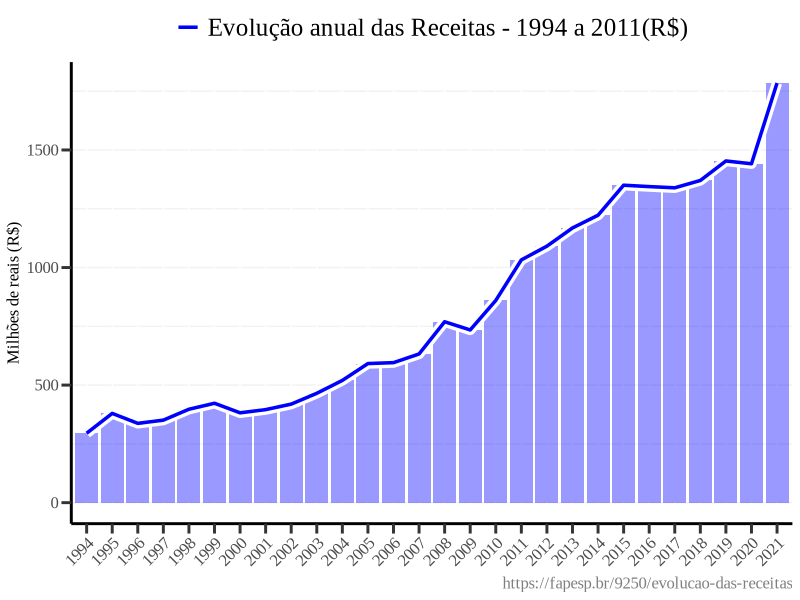

R code for this plot:
# Carregando pacotes --------------------------------------------------------------------------
library(tidyverse)

# Lendo a base --------------------------------------------------------------------------------
df <- read_csv("adjusted_data/fapesp_receitas_1994_2021.csv")

# Plot ----------------------------------------------------------------------------------------

g <-
  df |>
  ggplot(aes(x = as.character(exercicios))) +
  geom_col(
    aes(y = total),
    size = 1,
    fill = "blue",
    alpha = .4
  ) +
  geom_line(
    aes(y = total),
    group = 1,
    size = 3.5,
    color = "white"
  ) +
  geom_line(
    aes(y = total,
        lty = "Evolução anual das Receitas - 1994 a 2011(R$)"),
    group = 1,
    size = 1.2,
    color = "blue"
  ) +
  scale_y_continuous("Milhões de reais (R$)") +
  theme(
    text = element_text(size = 20, family = "Times New Roman"),
    axis.title.x = element_blank(),
    axis.title.y.left = element_text(size = 12),
    axis.ticks.y = element_blank(),
    panel.background = element_rect(fill = "white"),
    axis.line.x.bottom = element_line(size = 1),
    axis.line.y.left = element_line(size = 1),
    panel.grid.major.y = element_line(size = 0.5, color = "gray95"),
    panel.grid.minor.y = element_line(size = 0.5, color = "gray95"),
    axis.text.y = element_text(size = 12),
    axis.text.x = element_text(
    size = 12,
    angle = 45,
    hjust = 1
    ),
    axis.ticks.x = element_line(size = 1),
    axis.ticks.y.left = element_line(size = 1),
    axis.ticks.length = unit(.25, "cm"),
    legend.text = element_text(size = 18),
    legend.key = element_blank(),
    legend.title = element_blank(),
    legend.position = "top",
    legend.justification = "center",
    plot.caption = element_text(size = 12, color = "gray50"),
  ) +
  labs(caption = "https://fapesp.br/9250/evolucao-das-receitas")

g





